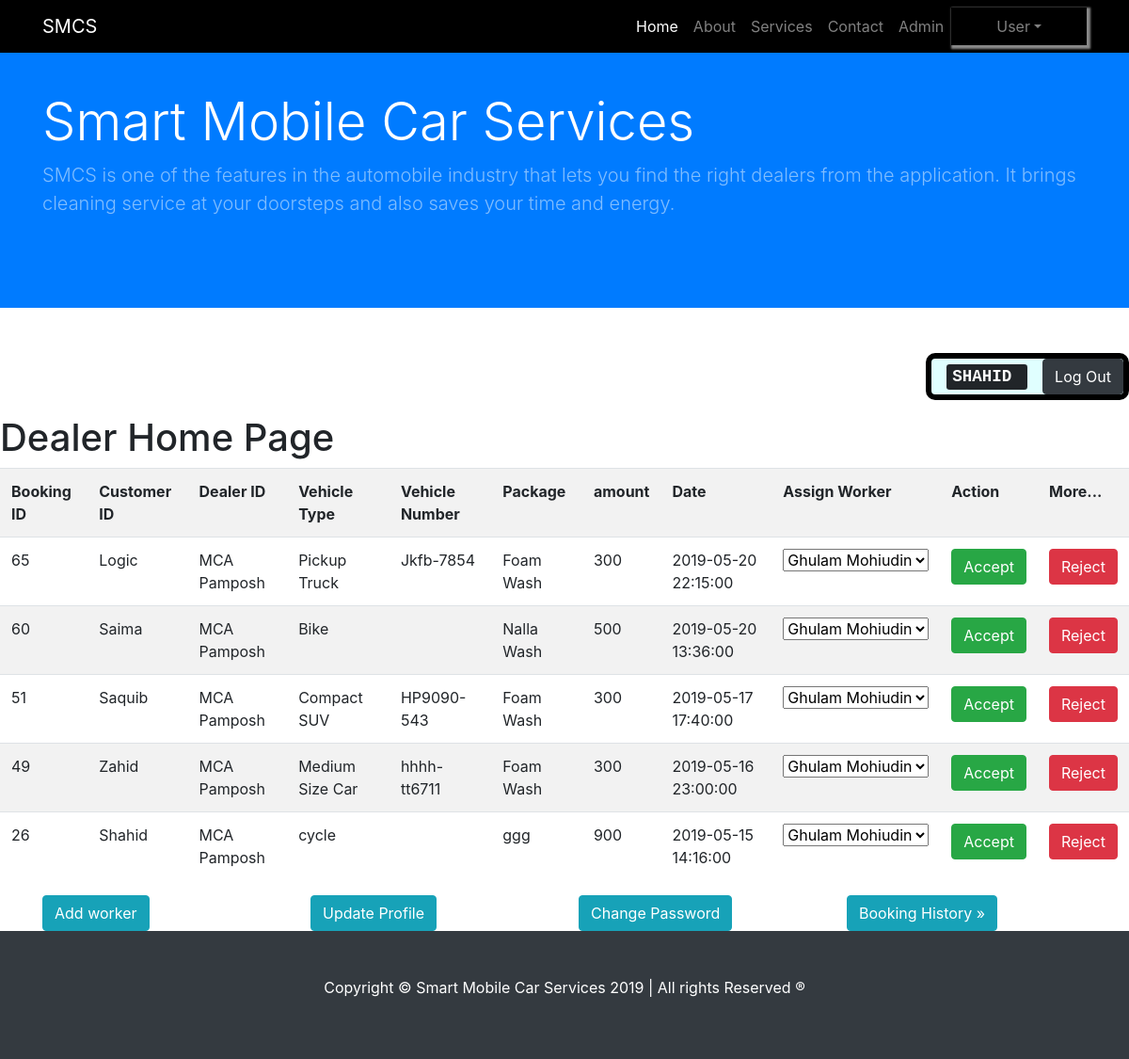
The app's page /Dealer.php (signed in) with its own data.
### tables this page shows
CREATE TABLE `booking` (
  `id` int(8) NOT NULL,
  `cid` int(8) NOT NULL,
  `did` int(8) NOT NULL,
  `vehicleType` varchar(20) NOT NULL,
  `vehiclenumber` varchar(12) NOT NULL,
  `package` int(8) NOT NULL,
  `amount` int(8) NOT NULL,
  `date` datetime NOT NULL,
  `worker` int(8) NOT NULL,
  `status` varchar(15) NOT NULL DEFAULT 'Pending',
  `payment` varchar(25) NOT NULL DEFAULT 'Not Paid',
  `response` text NOT NULL
);

### Dealer.php (the view, shortened to what this page needs)
<!DOCTYPE html>
<?php
include("connection.php");
if(isset($_SESSION['dealer_id']))
{
	$id=$_SESSION['dealer_id'];
?>
<html lang="en">
<head>
  <link rel="stylesheet" href="css/bootstrap.css">
</head>
<body>
 <?php include("navigation.php");?>
  <header class="bg-primary py-5 mb-5">
    <div class="container ">
      <div class="row">
        <div class="col-lg-12">
          <h1 class="display-4 text-white mt-5" >Smart Mobile Car Services</h1>
          <p class="lead mb-5 text-white-50">   SMCS is one of the features in the automobile industry that lets you find the right dealers
											 from the application.	It brings cleaning service at your doorsteps and also saves your time and energy.</p>
        </div>
      </div>
    </div>
  </header>
  <div class="row">
	 <div class="col-md-12">
		<form method="POST" action="logout.php">
		 <p style="border:6px solid #000;float:right;border-radius:10px;background-color:#E0FFFF;color:white;font-weight:bold;font-size:20px"><span class="p-3 text-uppercase"><kbd><?php echo "  ".$_SESSION['dealer']."  "; ?></kbd></span>
		<input type="submit" class="btn btn-dark" value="Log Out" name="dealer_logout"></form></p>
	 </div>
 </div>
<h1>Dealer Home Page</h1>
<?php
	$sql="SELECT id,amount,date, (SELECT customerLogin.firstname FROM customerLogin WHERE customerLogin.id=booking.cid) AS customer,
						(SELECT login.workshop FROM login WHERE login.id=booking.did) AS dealer,
							(SELECT vehicletype.name FROM vehicletype WHERE vehicletype.id=booking.vehicleType) AS carname,
								booking.vehiclenumber, (SELECT packages.name FROM packages WHERE packages.id=booking.package) AS Washpackage
								    FROM booking WHERE booking.did='$id' AND booking.worker='0' ORDER BY date DESC";
	echo"<div class='table-responsive'>";
	echo"<table class='table table-striped'><tr>";
	echo"<th>Booking ID</th>";
	echo"<th>Customer ID</th>";
	echo"<th>Dealer ID</th>";
	echo"<th>Vehicle Type</th>";
	echo"<th>Vehicle Number</th>";
	echo"<th>Package</th>";
	echo"<th>amount</th>";
	echo"<th>Date</th>";
	echo"<th>Assign Worker</th>";
	echo"<th>Action</th>";
	echo"<th>More...</th>";
	echo"</tr>";
	$line=0;
	if(!$result=mysqli_query($con, $sql)) {  die("Cannot Read Booking Records".mysqli_error($con));  }
	while($row=mysqli_fetch_array($result))
	{
		echo"<tr>";
		echo"<form method='POST' action='Dealer.php'>";
		echo"<td>".$row['id']."</td>";
		echo"<td>".$row['customer']."</td>";
		echo"<td>".$row['dealer']."</td>";
		echo"<td>".$row['carname']."</td>";
		echo"<td>".$row['vehiclenumber']."</td>";
		echo"<td>".$row['Washpackage']."</td>";
		echo"<td>".$row['amount']."</td>";
		echo"<td>".$row['date']."</td>";
		$qry="SELECT * FROM workers WHERE status=0";$line++;
		echo"<td><select name='worker' id='worker".$line."'>";
		$r=mysqli_query($con, $qry);
		while($rw=mysqli_fetch_array($r))
		{
			echo "<option value=".$rw['id'].">".$rw['firstname']."</option>";
		}
		echo"</td></select>";
		echo"<td><input type='submit' class='btn btn-success' value='Accept' name='assignworker' onsubmit='return checkworker(".$line.")'></td></form>";
		echo"<td><a href='Dealer.php?del_id=".$row['id']."' class='btn btn-danger'>Reject</a></td>";
		echo"</tr>";
	}
	echo"</table>";
	echo"</div>";
	?>
	<div class='container'>
		  <div class="row">
			 <div class="col-md-3">
				<a href="dealerupdation.php?addworker=add" class="btn btn-info">Add worker</a>
			 </div>
			 <div class="col-md-3">
				<a href="dealerupdation.php?updateprofile=edit" class="btn btn-info">Update Profile</a>
			 </div>
			 <div class="col-md-3">
				<a href="dealerupdation.php?dealerpwd=change" class="btn btn-info">Change Password</a>
			 </div>
			 <div class="col-md-3">
				<a href="dealerbookinghistory.php" class="btn btn-info">Booking History &raquo;</a>
			 </div>
		  </div>
	</div>
  <?php include("footer.php"); ?>
</body>
</html>
<?php
}
else
{
	header("location:index.php"); exit;
}
?>

### records on screen
booking: id "65", customer "Logic", dealer "MCA Pamposh", carname "Pickup Truck", vehiclenumber "Jkfb-7854", Washpackage "Foam Wash", amount "300", date "2019-05-20 22:15:00"
booking: id "60", customer "Saima", dealer "MCA Pamposh", carname "Bike", Washpackage "Nalla Wash", amount "500", date "2019-05-20 13:36:00"
booking: id "51", customer "Saquib", dealer "MCA Pamposh", carname "Compact SUV", vehiclenumber "HP9090-543", Washpackage "Foam Wash", amount "300", date "2019-05-17 17:40:00"
booking: id "49", customer "Zahid", dealer "MCA Pamposh", carname "Medium Size Car", vehiclenumber "hhhh-tt6711", Washpackage "Foam Wash", amount "300", date "2019-05-16 23:00:00"
booking: id "26", customer "Shahid", dealer "MCA Pamposh", carname "cycle", Washpackage "ggg", amount "900", date "2019-05-15 14:16:00"

### other values on screen
$_SESSION['dealer'] "SHAHID"
form field worker "Ghulam Mohiudin"
